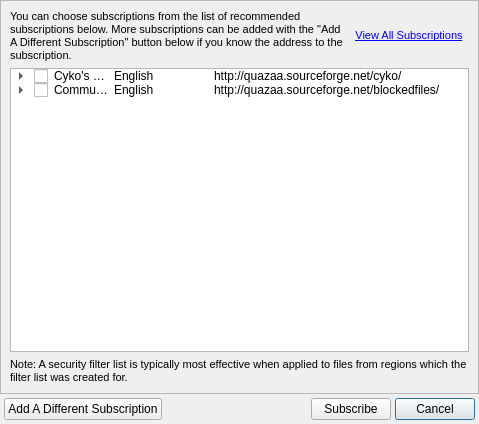
<?xml version="1.0" encoding="UTF-8"?>
<ui version="4.0">
 <class>DialogAddSecuritySubscription</class>
 <widget class="QDialog" name="DialogAddSecuritySubscription">
  <property name="geometry">
   <rect>
    <x>0</x>
    <y>0</y>
    <width>479</width>
    <height>424</height>
   </rect>
  </property>
  <property name="minimumSize">
   <size>
    <width>479</width>
    <height>424</height>
   </size>
  </property>
  <property name="maximumSize">
   <size>
    <width>479</width>
    <height>424</height>
   </size>
  </property>
  <property name="windowTitle">
   <string>Add Security Subscription</string>
  </property>
  <property name="windowIcon">
   <iconset resource="../Resource.qrc">
    <normaloff>:/Resource/Security/SubscribeRulesAdd.png</normaloff>:/Resource/Security/SubscribeRulesAdd.png</iconset>
  </property>
  <property name="autoFillBackground">
   <bool>true</bool>
  </property>
  <layout class="QGridLayout" name="gridLayout_2">
   <property name="margin">
    <number>0</number>
   </property>
   <property name="spacing">
    <number>0</number>
   </property>
   <item row="5" column="0" colspan="2">
    <layout class="QGridLayout" name="gridLayoutFooter">
     <property name="margin">
      <number>4</number>
     </property>
     <property name="spacing">
      <number>4</number>
     </property>
     <item row="0" column="3">
      <widget class="QPushButton" name="pushButtonCancel">
       <property name="text">
        <string>Cancel</string>
       </property>
      </widget>
     </item>
     <item row="0" column="2">
      <widget class="QPushButton" name="pushButtonSubscribe">
       <property name="text">
        <string>Subscribe</string>
       </property>
       <property name="icon">
        <iconset resource="../Resource.qrc">
         <normaloff>:/Resource/Security/SubscribeRulesAdd.png</normaloff>:/Resource/Security/SubscribeRulesAdd.png</iconset>
       </property>
      </widget>
     </item>
     <item row="0" column="0">
      <widget class="QPushButton" name="pushButtonAddDifferent">
       <property name="text">
        <string>Add A Different Subscription</string>
       </property>
       <property name="icon">
        <iconset resource="../Resource.qrc">
         <normaloff>:/Resource/Security/SubscribeRules.png</normaloff>:/Resource/Security/SubscribeRules.png</iconset>
       </property>
      </widget>
     </item>
     <item row="0" column="1">
      <spacer name="horizontalSpacerFooter">
       <property name="orientation">
        <enum>Qt::Horizontal</enum>
       </property>
       <property name="sizeHint" stdset="0">
        <size>
         <width>40</width>
         <height>20</height>
        </size>
       </property>
      </spacer>
     </item>
    </layout>
   </item>
   <item row="1" column="0" colspan="2">
    <widget class="QFrame" name="frameBody">
     <property name="frameShape">
      <enum>QFrame::StyledPanel</enum>
     </property>
     <property name="frameShadow">
      <enum>QFrame::Raised</enum>
     </property>
     <layout class="QGridLayout" name="gridLayout_3">
      <item row="0" column="1">
       <widget class="QLabel" name="labelViewAllSubscriptions">
        <property name="maximumSize">
         <size>
          <width>120</width>
          <height>16777215</height>
         </size>
        </property>
        <property name="text">
         <string>&lt;!DOCTYPE HTML PUBLIC &quot;-//W3C//DTD HTML 4.0//EN&quot; &quot;http://www.w3.org/TR/REC-html40/strict.dtd&quot;&gt;
&lt;html&gt;&lt;head&gt;&lt;meta name=&quot;qrichtext&quot; content=&quot;1&quot; /&gt;&lt;style type=&quot;text/css&quot;&gt;
p, li { white-space: pre-wrap; }
&lt;/style&gt;&lt;/head&gt;&lt;body style=&quot; font-family:'MS Shell Dlg 2'; font-size:8.25pt; font-weight:400; font-style:normal;&quot;&gt;
&lt;p align=&quot;center&quot; style=&quot; margin-top:0px; margin-bottom:0px; margin-left:0px; margin-right:0px; -qt-block-indent:0; text-indent:0px;&quot;&gt;&lt;img src=&quot;:/Resource/Security/SubscribeRulesAdd.png&quot; /&gt;&lt;/p&gt;
&lt;p align=&quot;center&quot; style=&quot; margin-top:0px; margin-bottom:0px; margin-left:0px; margin-right:0px; -qt-block-indent:0; text-indent:0px;&quot;&gt;&lt;a href=&quot;dummy&quot;&gt;&lt;span style=&quot; font-size:8pt; text-decoration: underline; color:#0000ff;&quot;&gt;View All Subscriptions&lt;/span&gt;&lt;/a&gt;&lt;/p&gt;&lt;/body&gt;&lt;/html&gt;</string>
        </property>
       </widget>
      </item>
      <item row="0" column="0">
       <widget class="QLabel" name="labelInstructions">
        <property name="text">
         <string>&lt;!DOCTYPE HTML PUBLIC &quot;-//W3C//DTD HTML 4.0//EN&quot; &quot;http://www.w3.org/TR/REC-html40/strict.dtd&quot;&gt;
&lt;html&gt;&lt;head&gt;&lt;meta name=&quot;qrichtext&quot; content=&quot;1&quot; /&gt;&lt;style type=&quot;text/css&quot;&gt;
p, li { white-space: pre-wrap; }
&lt;/style&gt;&lt;/head&gt;&lt;body style=&quot; font-family:'MS Shell Dlg 2'; font-size:8.25pt; font-weight:400; font-style:normal;&quot;&gt;
&lt;p style=&quot; margin-top:0px; margin-bottom:0px; margin-left:0px; margin-right:0px; -qt-block-indent:0; text-indent:0px;&quot;&gt;&lt;span style=&quot; font-size:8pt;&quot;&gt;You can choose subscriptions from the list of recommended subscriptions below. More subscriptions can be added with the &quot;Add A Different Subscription&quot; button below if you know the address to the subscription.&lt;/span&gt;&lt;/p&gt;&lt;/body&gt;&lt;/html&gt;</string>
        </property>
        <property name="wordWrap">
         <bool>true</bool>
        </property>
       </widget>
      </item>
      <item row="2" column="0" colspan="2">
       <widget class="QLabel" name="labelRegionNote">
        <property name="text">
         <string>&lt;!DOCTYPE HTML PUBLIC &quot;-//W3C//DTD HTML 4.0//EN&quot; &quot;http://www.w3.org/TR/REC-html40/strict.dtd&quot;&gt;
&lt;html&gt;&lt;head&gt;&lt;meta name=&quot;qrichtext&quot; content=&quot;1&quot; /&gt;&lt;style type=&quot;text/css&quot;&gt;
p, li { white-space: pre-wrap; }
&lt;/style&gt;&lt;/head&gt;&lt;body style=&quot; font-family:'MS Shell Dlg 2'; font-size:8.25pt; font-weight:400; font-style:normal;&quot;&gt;
&lt;p style=&quot; margin-top:0px; margin-bottom:0px; margin-left:0px; margin-right:0px; -qt-block-indent:0; text-indent:0px;&quot;&gt;&lt;span style=&quot; font-size:8pt;&quot;&gt;Note: A security filter list is typically most effective when applied to files from regions which the filter list was created for.&lt;/span&gt;&lt;/p&gt;&lt;/body&gt;&lt;/html&gt;</string>
        </property>
        <property name="wordWrap">
         <bool>true</bool>
        </property>
       </widget>
      </item>
      <item row="1" column="0" colspan="2">
       <widget class="QTreeWidget" name="treeWidgetSubscriptions">
        <property name="rootIsDecorated">
         <bool>true</bool>
        </property>
        <attribute name="headerVisible">
         <bool>false</bool>
        </attribute>
        <column>
         <property name="text">
          <string>Filter Subscription</string>
         </property>
        </column>
        <column>
         <property name="text">
          <string>Language</string>
         </property>
        </column>
        <column>
         <property name="text">
          <string>Home Page</string>
         </property>
        </column>
        <item>
         <property name="text">
          <string>Cyko's All-In-One Antispam Filter</string>
         </property>
         <property name="checkState">
          <enum>Unchecked</enum>
         </property>
         <property name="icon">
          <iconset>
           <normaloff>:/Controls/Graphics/Controls/SubscribeRules.png</normaloff>:/Controls/Graphics/Controls/SubscribeRules.png</iconset>
         </property>
         <property name="text">
          <string>English</string>
         </property>
         <property name="icon">
          <iconset>
           <normaloff>:/Languages/Graphics/Languages/default-en.png</normaloff>:/Languages/Graphics/Languages/default-en.png</iconset>
         </property>
         <property name="text">
          <string>http://quazaa.sourceforge.net/cyko/</string>
         </property>
         <item>
          <property name="text">
           <string>http://quazaa.sourceforge.net/cyko/All-In-OneAntiSpamFilter.xml</string>
          </property>
         </item>
        </item>
        <item>
         <property name="text">
          <string>Community File Filter List</string>
         </property>
         <property name="checkState">
          <enum>Unchecked</enum>
         </property>
         <property name="icon">
          <iconset>
           <normaloff>:/Controls/Graphics/Controls/SubscribeRules.png</normaloff>:/Controls/Graphics/Controls/SubscribeRules.png</iconset>
         </property>
         <property name="text">
          <string>English</string>
         </property>
         <property name="icon">
          <iconset>
           <normaloff>:/Languages/Graphics/Languages/default-en.png</normaloff>:/Languages/Graphics/Languages/default-en.png</iconset>
         </property>
         <property name="text">
          <string>http://quazaa.sourceforge.net/blockedfiles/</string>
         </property>
         <item>
          <property name="text">
           <string>http://quazaa.sourceforge.net/blockedfiles/CommunityFileFilter.xml</string>
          </property>
          <property name="text">
           <string/>
          </property>
          <property name="text">
           <string/>
          </property>
         </item>
        </item>
       </widget>
      </item>
     </layout>
    </widget>
   </item>
  </layout>
 </widget>
 <resources>
  <include location="../Resource.qrc"/>
 </resources>
 <connections/>
</ui>
